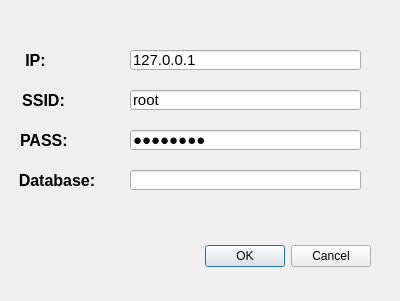
<?xml version="1.0" encoding="UTF-8"?>
<ui version="4.0">
 <class>Dialog</class>
 <widget class="QDialog" name="Dialog">
  <property name="geometry">
   <rect>
    <x>0</x>
    <y>0</y>
    <width>400</width>
    <height>301</height>
   </rect>
  </property>
  <property name="windowTitle">
   <string>Setting</string>
  </property>
  <widget class="QDialogButtonBox" name="buttonBox">
   <property name="geometry">
    <rect>
     <x>30</x>
     <y>240</y>
     <width>341</width>
     <height>32</height>
    </rect>
   </property>
   <property name="orientation">
    <enum>Qt::Horizontal</enum>
   </property>
   <property name="standardButtons">
    <set>QDialogButtonBox::Cancel|QDialogButtonBox::Ok</set>
   </property>
  </widget>
  <widget class="QLineEdit" name="ip_lineEdit">
   <property name="geometry">
    <rect>
     <x>130</x>
     <y>50</y>
     <width>231</width>
     <height>20</height>
    </rect>
   </property>
   <property name="font">
    <font>
     <family>Arial</family>
     <pointsize>11</pointsize>
    </font>
   </property>
   <property name="text">
    <string>127.0.0.1</string>
   </property>
  </widget>
  <widget class="QLineEdit" name="ssid_lineEdit">
   <property name="geometry">
    <rect>
     <x>130</x>
     <y>90</y>
     <width>231</width>
     <height>20</height>
    </rect>
   </property>
   <property name="font">
    <font>
     <family>Arial</family>
     <pointsize>11</pointsize>
    </font>
   </property>
   <property name="text">
    <string>root</string>
   </property>
  </widget>
  <widget class="QLineEdit" name="pass_lineEdit">
   <property name="geometry">
    <rect>
     <x>130</x>
     <y>130</y>
     <width>231</width>
     <height>20</height>
    </rect>
   </property>
   <property name="font">
    <font>
     <family>Arial</family>
     <pointsize>11</pointsize>
    </font>
   </property>
   <property name="text">
    <string>00000000</string>
   </property>
   <property name="echoMode">
    <enum>QLineEdit::Password</enum>
   </property>
  </widget>
  <widget class="QLineEdit" name="db_lineEdit">
   <property name="geometry">
    <rect>
     <x>130</x>
     <y>170</y>
     <width>231</width>
     <height>20</height>
    </rect>
   </property>
   <property name="font">
    <font>
     <family>Arial</family>
     <pointsize>11</pointsize>
    </font>
   </property>
   <property name="text">
    <string/>
   </property>
  </widget>
  <widget class="QLabel" name="ip_label">
   <property name="geometry">
    <rect>
     <x>20</x>
     <y>50</y>
     <width>31</width>
     <height>21</height>
    </rect>
   </property>
   <property name="text">
    <string>&lt;html&gt;&lt;head/&gt;&lt;body&gt;&lt;p align=&quot;center&quot;&gt;&lt;span style=&quot; font-size:12pt; font-weight:600;&quot;&gt;IP:&lt;/span&gt;&lt;/p&gt;&lt;/body&gt;&lt;/html&gt;</string>
   </property>
  </widget>
  <widget class="QLabel" name="ssid_label">
   <property name="geometry">
    <rect>
     <x>20</x>
     <y>90</y>
     <width>47</width>
     <height>21</height>
    </rect>
   </property>
   <property name="text">
    <string>&lt;html&gt;&lt;head/&gt;&lt;body&gt;&lt;p align=&quot;center&quot;&gt;&lt;span style=&quot; font-size:12pt; font-weight:600;&quot;&gt;SSID:&lt;/span&gt;&lt;/p&gt;&lt;/body&gt;&lt;/html&gt;</string>
   </property>
  </widget>
  <widget class="QLabel" name="password_label">
   <property name="geometry">
    <rect>
     <x>20</x>
     <y>130</y>
     <width>47</width>
     <height>21</height>
    </rect>
   </property>
   <property name="text">
    <string>&lt;html&gt;&lt;head/&gt;&lt;body&gt;&lt;p align=&quot;center&quot;&gt;&lt;span style=&quot; font-size:12pt; font-weight:600;&quot;&gt;PASS:&lt;/span&gt;&lt;/p&gt;&lt;/body&gt;&lt;/html&gt;</string>
   </property>
  </widget>
  <widget class="QLabel" name="db_label">
   <property name="geometry">
    <rect>
     <x>17</x>
     <y>170</y>
     <width>80</width>
     <height>21</height>
    </rect>
   </property>
   <property name="text">
    <string>&lt;html&gt;&lt;head/&gt;&lt;body&gt;&lt;p align=&quot;center&quot;&gt;&lt;span style=&quot; font-size:12pt; font-weight:600;&quot;&gt;Database:&lt;/span&gt;&lt;/p&gt;&lt;/body&gt;&lt;/html&gt;</string>
   </property>
  </widget>
 </widget>
 <resources/>
 <connections>
  <connection>
   <sender>buttonBox</sender>
   <signal>accepted()</signal>
   <receiver>Dialog</receiver>
   <slot>accept()</slot>
   <hints>
    <hint type="sourcelabel">
     <x>248</x>
     <y>254</y>
    </hint>
    <hint type="destinationlabel">
     <x>157</x>
     <y>274</y>
    </hint>
   </hints>
  </connection>
  <connection>
   <sender>buttonBox</sender>
   <signal>rejected()</signal>
   <receiver>Dialog</receiver>
   <slot>reject()</slot>
   <hints>
    <hint type="sourcelabel">
     <x>316</x>
     <y>260</y>
    </hint>
    <hint type="destinationlabel">
     <x>286</x>
     <y>274</y>
    </hint>
   </hints>
  </connection>
 </connections>
</ui>
